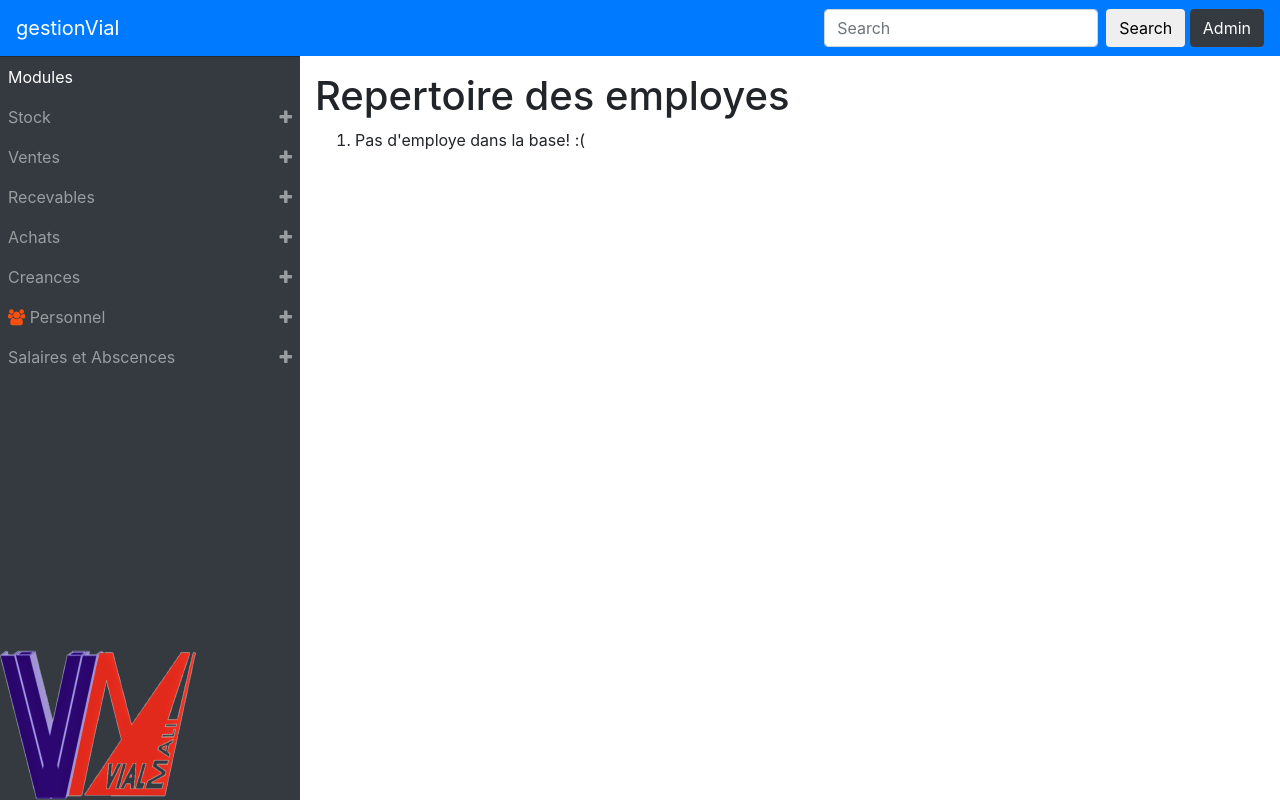
The page /gestionPersonnel/repertoire_employes/ on the database as committed earlier.
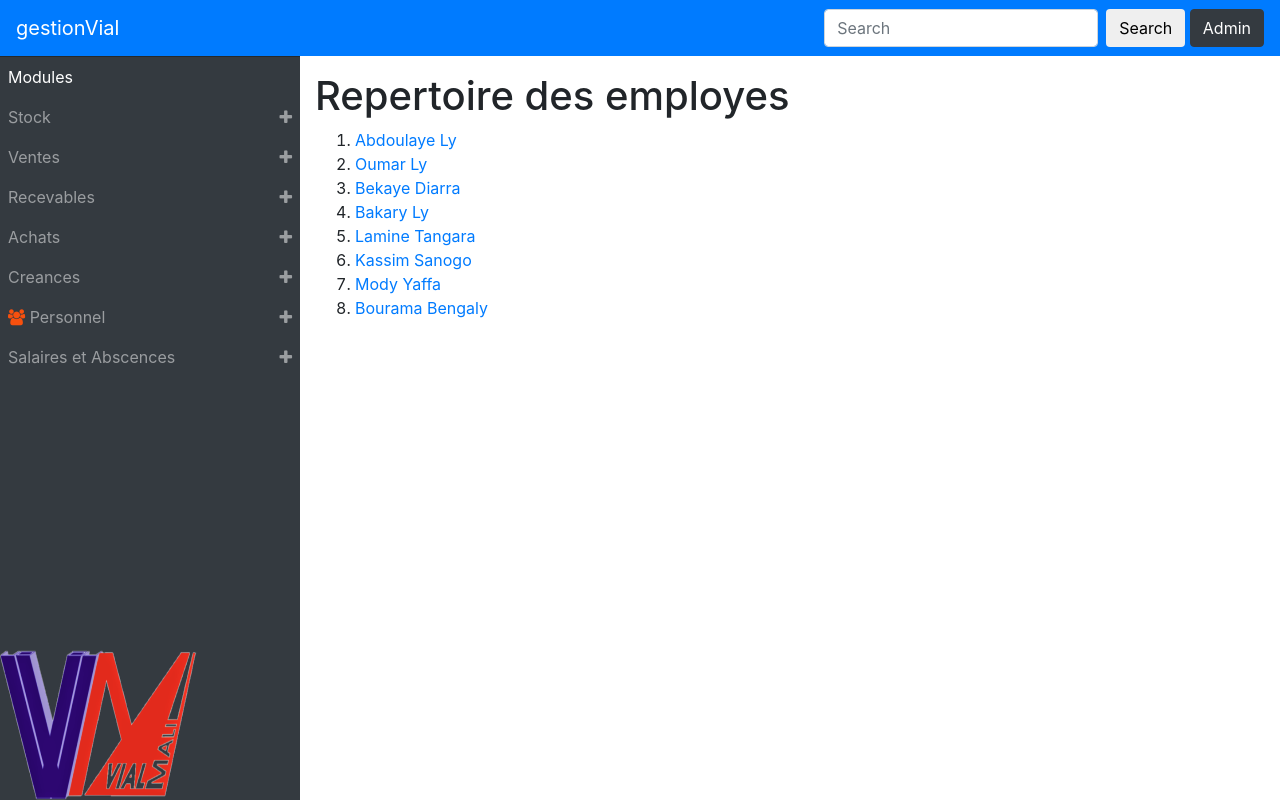
The same page on the database as committed later.
### gestionPersonnel/models.py (models this page shows, shortened)
class Employe(models.Model):
    numeroEmploye = models.UUIDField(primary_key = True, default=uuid.uuid4,editable=False)
    prenom = models.CharField(max_length=50)
    nom = models.CharField(max_length=50)
    dateNaissance = models.DateField(blank=False,null=False)
    sexe = models.CharField(max_length=1,blank=False,null=False,choices=(('H','HOMME'),('F','FEMME')))
    adresseDom = models.CharField(max_length=100,blank=True,null=True)
    ville = models.CharField(max_length=50,blank=True,null=True,default='Bamako')
    pays = models.CharField(max_length=50,blank=True,null=True,default='Mali')
    responsable = models.ForeignKey('self',null=True,blank=True,on_delete=models.RESTRICT)
    dateAjout = models.DateTimeField(default=timezone.now())
    def get_absolute_url(self): #go back to this post
        return reverse("gestionPersonnel:details",kwargs={'pk':self.numeroEmploye})

### gestionPersonnel/views.py (the view)
class EmployeListView(ListView):
    model = models.Employe
    context_object_name = 'employes'
    def get_context_data(self, **kwargs):
        context = super().get_context_data(**kwargs)
        return context

### templates/gestionPersonnel/employe_list.html
{% extends 'acceuil/base.html' %}
{% block pagecontent %}
<h1>Repertoire des employes</h1>
<ol>
  {% for employe in employes %}
    <li><a href="{{ employe.get_absolute_url }}">{{ employe.prenom }} {{ employe.nom }}</a></li>
    {% empty %}
    <li>Pas d'employe dans la base! :(</li>
  {% endfor %}
</ol>
{% endblock %}

### templates/acceuil/base.html (shortened to what this page needs)
<!DOCTYPE html>
{% load static %}
<html>
<head>
   <link rel="stylesheet" href="https://maxcdn.bootstrapcdn.com/bootstrap/4.1.3/css/bootstrap.min.css">
   <link href="https://maxcdn.bootstrapcdn.com/font-awesome/4.7.0/css/font-awesome.min.css" rel="stylesheet">
   <link rel="stylesheet" href="{%static 'acceuil/css/base.css' %}">
</head>
<body>
   <nav class="navbar navbar-expand-lg navbar-dark fixed-top bg-primary">
      <a class="navbar-brand" href="#"> gestionVial</a>
      <div class="collapse navbar-collapse" id="navbarCollapse">
         <ul class="navbar-nav mr-auto sidenav"  id="navAccordion">
            <li class="nav-item active">
            <a class="nav-link" href="#"> Modules  </a>
            </li>
            <li class="nav-item">
               <a
                  class="nav-link nav-link-collapse"
                  href="#"
                  id="hasSubItems"
                  data-toggle="collapse"
                  data-target="#collapseSubItems2"
                  aria-controls="collapseSubItems2"
                  aria-expanded="false"> Stock </a>
            </li>
            <li class="nav-item">
               <a
                  class="nav-link nav-link-collapse"
                  href="#"
                  id="hasSubItems"
                  data-toggle="collapse"
                  data-target="#collapseSubItems3"
                  aria-controls="collapseSubItems3"
                  aria-expanded="false"> Ventes </a>
            </li>
            <li class="nav-item">
               <a
                  class="nav-link nav-link-collapse"
                  href="#"
                  id="hasSubItems"
                  data-toggle="collapse"
                  data-target="#collapseSubItems4"
                  aria-controls="collapseSubItems4"
                  aria-expanded="false"> Recevables </a>
            </li>
            <li class="nav-item">
               <a
                  class="nav-link nav-link-collapse"
                  href="#"
                  id="hasSubItems"
                  data-toggle="collapse"
                  data-target="#collapseSubItems5"
                  aria-controls="collapseSubItems5"
                  aria-expanded="false"> Achats </a>
            </li>
            <li class="nav-item">
               <a
                  class="nav-link nav-link-collapse"
                  href="#"
                  id="hasSubItems"
                  data-toggle="collapse"
                  data-target="#collapseSubItems6"
                  aria-controls="collapseSubItems6"
                  aria-expanded="false"> Creances </a>
            </li>
            <li class="nav-item">
               <a
                  class="nav-link nav-link-collapse"
                  href="#"
                  id="hasSubItems"
                  data-toggle="collapse"
                  data-target="#collapseSubItems7"
                  aria-controls="collapseSubItems7"
                  aria-expanded="false"><i class="fa fa-users" style="color: #f7500e;"></i> Personnel </a>
            </li>
            <li class="nav-item">
               <a
                  class="nav-link nav-link-collapse"
                  href="#"
                  id="hasSubItems"
                  data-toggle="collapse"
                  data-target="#collapseSubItems8"
                  aria-controls="collapseSubItems8"
                  aria-expanded="false"> Salaires et Abscences </a>
            </li>
            <div class="div-wrapper">
               <img src="{% static 'acceuil/img/vialmali.png' %}" height="150" width="200" alt="">
            </div>
         </ul>
         <form class="form-inline ml-auto mt-2 mt-md-0">
            <input class="form-control mr-sm-2" type="text" placeholder="Search" aria-label="Search">
            <button class="btn  my-2 my-sm-0" type="submit">Search</button> &nbsp;
            <button class="btn btn-dark" type="submit" href="{% url 'admin:index' %}"> Admin  </a>
            </button>
         </form>
      </div>
   </nav>
   <main class="content-wrapper">
   <div class="container">
      {% block pagecontent %}
      {% endblock %}
   </div>
</body>
</html>

### static/acceuil/css/base.css (style rules this page uses)
html { position: relative; min-height: 100%; }
body { padding-top: 4.5rem; margin-bottom: 4.5rem; }
.container { margin-left: 70px; }
.nav-link-collapse:after { float: right; content: '\f067'; font-family: 'FontAwesome'; }
@media (min-width: 992px) { .sidenav { position: absolute; top: 0; left: 0; width: 300px; height: calc(100vh - 3.5rem); margin-top: 3.5rem; background: #343a40; box-sizing: border-box; border-top: 1px solid rgba(0, 0, 0, 0.3); } }
@media (min-width: 992px) { .navbar-expand-lg .sidenav { flex-direction: column; } }
@media (min-width: 992px) { .content-wrapper { margin-left: 230px; } }
.div-wrapper img { position: absolute; left: 0; bottom: 0; }

Rows that differ between the two databases and show on the page:
added Employe: prenom "Abdoulaye", nom "Ly"
added Employe: prenom "Oumar", nom "Ly"
added Employe: prenom "Bekaye", nom "Diarra"
added Employe: prenom "Bakary", nom "Ly"
added Employe: prenom "Lamine", nom "Tangara"
added Employe: prenom "Kassim", nom "Sanogo"
added Employe: prenom "Mody", nom "Yaffa"
added Employe: prenom "Bourama", nom "Bengaly"
Other text that changed with them:
text no longer shown: "Pas d'employe dans la base! :("
